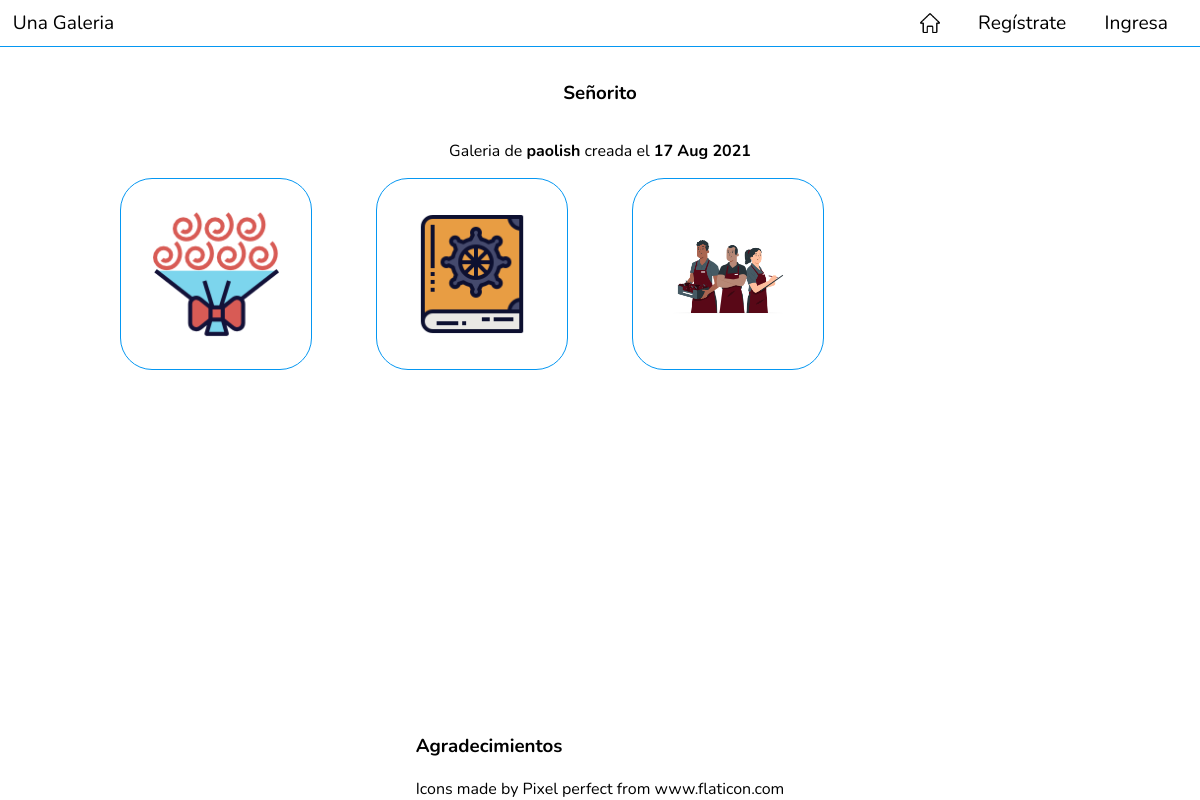
Screenshot of /galeria.php?id=4 with the database file from the repository.
### tables this page shows
CREATE TABLE `Galerias` (
  `id_galeria` int(11) NOT NULL,
  `nombre` varchar(30) NOT NULL,
  `propietario` varchar(20) NOT NULL,
  `tipo_de_galeria` varchar(20) NOT NULL DEFAULT 'Publica',
  `fecha_creacion` date NOT NULL DEFAULT curdate(),
  `ultima_actualizada` timestamp NOT NULL DEFAULT current_timestamp() ON UPDATE current_timestamp()
);

CREATE TABLE `Imagenes` (
  `nombre` char(36) NOT NULL,
  `propietario` varchar(20) NOT NULL,
  `fecha` date NOT NULL DEFAULT curdate(),
  `id_galeria` int(11) NOT NULL
);

### galeria.php (called while the page is built, shortened)
<?php
include './modelos.php';
try {
  if (isset($_GET['id']) and $_GET['id'] != '') {
    $galeria = Conexion_BD::buscar_galeria($_GET['id']);
    $imagenes = Conexion_BD::get_fotos_galeria($_GET['id']);
  } else {
    header("Location: ./");
  }
} catch (Exception $ex) {
} finally {
  include './vistas/header.php';
  include './vistas/galeria-unica.php';
  include './vistas/footer.php';
}

### modelos.php (called while the page is built, shortened)
<?php session_start();
class Conexion_BD
{
  public static function conectar()
  {
    $link = new mysqli($_SERVER['SERVER_NAME'], "root", "", "galeria");
    if ($link->connect_error) {
      throw new Exception("Fallo conectando a SQL: " . $link->connect_error, 50);
    } else {
      return $link;
    }
  }
  public static function buscar_galeria($id_galeria)
  {
    $galeria = NULL;
    $link = Conexion_BD::conectar();
    $sql = $link->prepare("SELECT nombre,propietario,tipo_de_galeria,fecha_creacion,ultima_actualizada FROM Galerias WHERE id_galeria=?");
    $sql->bind_param("i", $id_galeria);
    $sql->execute();
    $sql->bind_result($nombre, $propietario, $tipo_de_galeria, $fecha_cracion, $ultima_actualizada);
    if ($sql->fetch()) {
      $galeria = new Galeria($id_galeria, $nombre, $propietario, $tipo_de_galeria, $fecha_cracion, $ultima_actualizada);
    }
    return $galeria;
  }
  public static function get_fotos_galeria($id_galeria)
  {
    $imagenes = array();
    $link = Conexion_BD::conectar();
    $sql = $link->prepare("SELECT nombre,propietario,fecha FROM Imagenes WHERE id_galeria=?");
    $sql->bind_param("i", $id_galeria);
    $sql->execute();
    $sql->bind_result($nombre, $propietario, $fecha);
    while ($sql->fetch()) {
      $imagen = new Imagen($nombre, $propietario, $fecha, $id_galeria);
      array_push($imagenes, $imagen);
    }
    return $imagenes;
  }
}
class Galeria
{
  private $id_galeria;
  private $nombre;
  private $propietario;
  private $fecha_creacion;
  public function __construct($id_galeria, $nombre, $propietario, $tipo, $fecha_creacion, $ultima_actualizacion)
  {
    $this->id_galeria = $id_galeria;
    $this->nombre = $nombre;
    $this->propietario = $propietario;
    $this->fecha_creacion = $fecha_creacion;
  }
  public function get_nombre()
  {
    return $this->nombre;
  }
  public function get_propietario()
  {
    return $this->propietario;
  }
  public function get_fecha_creacion()
  {
    $fecha = DateTime::createFromFormat("Y-m-d", $this->fecha_creacion);
    return $fecha->format("d M Y");
  }
  public function get_imagenes()
  {
    return Conexion_BD::get_fotos_galeria($this->id_galeria);
  }
}
class Imagen
{
  private $nombre;
  private $propietario;
  public function __construct($nombre, $propietario, $fecha, $id_galeria)
  {
    $this->propietario = $propietario;
    $this->nombre = $nombre;
  }
  public function get_nombre()
  {
    return $this->nombre;
  }
  public function get_propietario()
  {
    return $this->propietario;
  }
}

### vistas/galeria-unica.php (the view, shortened to what this page needs)
<?php if (isset($ex) and $ex instanceof Exception) { ?>
  <div class="error">
    <?php echo $ex->getMessage(); ?>
  </div>
<?php } else { ?>
  <article class="galeria">
    <section class="titulo">
      <h3><?php echo $galeria->get_nombre(); ?></h3>
    </section>
    <p>Galeria de <b><?php echo $galeria->get_propietario(); ?></b> creada el <b><?php echo $galeria->get_fecha_creacion(); ?></b></p>
    <section class="imagenes">
      <?php foreach ($galeria->get_imagenes() as $imagen) { ?>
        <article class="img-container" id="<?php echo $imagen->get_nombre(); ?>">
          <a href="#<?php echo $imagen->get_nombre(); ?>" class="link-imagen"></a>
          <img src="./imagenes/galerias/<?php echo $imagen->get_nombre(); ?>" alt="Imagen de <?php echo $imagen->get_propietario(); ?>" class="img-galeria">
        </article>
      <?php } ?>
    </section>
  </article>
<?php } ?>

### vistas/header.php (shortened to what this page needs)
<!DOCTYPE html>
<html lang="en">
<head>
  <link rel="stylesheet" href="./css/galeria.css">
</head>
<body>
  <header id="cabecera-principal">
    <div class="logo-container">
      <a href="./">Una Galeria</a>
    </div>
    <nav>
      <ul>
        <li><a href="./"><img src="./imagenes/home.png" alt="Inicio"></a></li>
        <?php if (isset($_SESSION['id_usuario']) and ($_SESSION['id_usuario'] != "")) { ?>
          <li><a href="./perfil.php"><img src="./imagenes/grinning.png" alt="Tu perfil" class="header-avatar"> <?php echo $_SESSION['id_usuario']; ?></a></li>
          <li><a href="./nueva-galeria.php">Nueva galería</a></li>
          <li><a href="./logout.php">Salir</a></li>
        <?php } else { ?>
          <li><a href="./register.php">Regístrate</a></li>
          <li><a href="./login.php">Ingresa</a></li>
        <?php } ?>
      </ul>
    </nav>
  </header>
  <main>

### vistas/footer.php
</main>
<footer>
  <h3>Agradecimientos</h3>
  <div>Icons made by <a href="https://www.flaticon.com/authors/pixel-perfect" title="Pixel perfect">Pixel perfect</a> from <a href="https://www.flaticon.com/" title="Flaticon">www.flaticon.com</a></div>
</footer>
</body>
</html>

### css/galeria.css (style rules this page uses)
:root { font-family: "Nunito", sans-serif; --color-principal: #0597f2; --color-de-fondo: white; }
body { width: 100%; margin: 0%; padding: 0%; display: flex; flex-direction: column; align-items: center; justify-content: space-between; min-height: 100vh; }
header#cabecera-principal { width: 100%; height: auto; font-size: 80%; padding: 0.3em 1em; box-sizing: border-box; display: flex; justify-content: space-between; border-bottom: 0.1em solid var(--color-principal); background-color: var(--color-de-fondo); }
header#cabecera-principal > * { display: flex; align-items: center; font-size: 1.5em; }
ul { list-style-type: none; padding: 0; }
header#cabecera-principal ul { margin: 0%; height: 100%; display: flex; justify-content: center; }
header#cabecera-principal li { padding: 0%; height: 100%; margin: 0% 0.5em; }
a:-webkit-any-link { color: inherit; text-decoration: none; }
header#cabecera-principal a:-webkit-any-link { display: flex; font-weight: 400; justify-content: center; align-items: center; }
header#cabecera-principal nav a:-webkit-any-link { height: 2em; min-width: 2em; padding: 0.5em; box-sizing: border-box; transition: background 0.5s; }
header#cabecera-principal li img { height: 100%; width: auto; object-fit: contain; }
main { width: 100%; min-height: 80vh; display: flex; flex-direction: column; align-items: center; text-align: center; }
article.galeria { display: flex; flex-direction: column; align-items: center; }
article.galeria section.imagenes { display: grid; grid-template-columns: repeat(1, 1fr 1fr 1fr 1fr); grid-gap: 4em; align-items: center; justify-items: center; width: 80%; }
article.galeria section.titulo { display: flex; align-items: center; }
article.img-container { position: relative; }
article.img-container a.link-imagen { position: absolute; width: 100%; height: 100%; background-color: transparent; }
img.img-galeria { width: 100%; max-height: 100%; border: solid var(--color-principal) 1px; border-radius: 2em; padding: 2em; overflow: hidden; object-fit: contain; box-sizing: border-box; }

### rows the page displays
galerias: nombre "Señorito", propietario "paolish", fecha_creacion "17 Aug 2021"
imagenes: nombre (picture)
imagenes: nombre (picture)
imagenes: nombre (picture)
